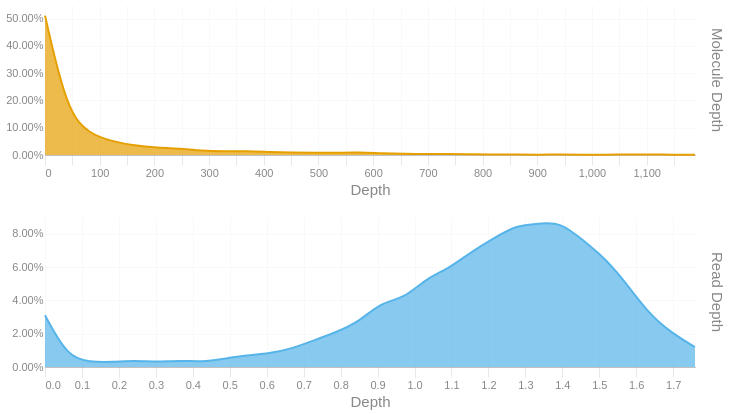

Source (notebook cell):
### Code cell
readdep = depth_hist(tb['Read Depth'], q99, 3)
readdep = readdep.with_columns(pl.lit('Read Depth').alias('Metric'))
if not SKIPLR:
    moldep = depth_hist(tb['Molecule Depth'], mol_q99, 1)
    moldep = moldep.with_columns(pl.lit('Molecule Depth').alias('Metric'))
    _hist = pl.concat([readdep, moldep])
    _hist = _hist.filter(pl.col('Proportion') != 0)
    with SafeRender(_hist):
        (
            alt.Chart(_hist)        
            .mark_area(interpolate = "basis")
            .encode(
                x=alt.X('Bin:Q').scale(domainMin=0).axis(alt.Axis(title='Depth')),
                y = alt.Y('Proportion:Q', title = None).axis(format = '.2%'),
                color = alt.Color('Metric:N').legend(None),
                row = alt.Row("Metric:N").header(title = None, labelOrient = 'right'),
                tooltip = [
                    alt.Tooltip("Metric:N", title = "Metric"),
                    alt.Tooltip('Interval:N', title = "Depth Interval"),
                    alt.Tooltip('Proportion:Q', title = "% Alignments").format('.2%')
                ]
            )
            .resolve_scale(x='independent', y='independent')
            .properties(
                height = 150, width = 650,
                usermeta={'embedOptions': {'downloadFileName': f'{samplename}.depth.hist'}}
            )
        ).display()
else:
    readdep = readdep.filter(pl.col('Proportion') != 0)
    with SafeRender(readdep):
        (
            alt.Chart(readdep)        
            .mark_area(interpolate = "basis")
            .encode(
                x=alt.X('Bin:Q').scale(domainMin=0).axis(alt.Axis(title='Depth')),
                y = alt.Y('Proportion:Q', title = None).axis(format = '.2%'),
                tooltip = [
                    alt.Tooltip('Interval:N', title = "Depth Interval"),
                    alt.Tooltip('Proportion:Q', title = "% Alignments").format('.2%')
                ]
            )
            .properties(
                usermeta={'embedOptions': {'downloadFileName': f'{samplename}.depth.hist'}}
            )
        ).display()

### Figure 1 — Vega-Lite specification as saved in the notebook (floating-point values rounded to 4 significant figures)
{"width": 650, "height": 150, "config": {"title": {"anchor": "start", "dy": -15, "fontSize": 18, "color": "#888888", "subtitleColor": "#888888", "subtitleFontSize": 14}, "arc": {"fill": "#0072B2"}, "axis": {"domainColor": "#888888", "domainWidth": 0.5, "gridWidth": 0.2, "grid": false, "titleFontWeight": 400, "titleFontSize": 15, "labelFontSize": 11, "labelColor": "#888888", "tickColor": "#888888", "tickWidth": 0.2, "titleColor": "#888888"}, "axisBand": {"grid": false}, "axisX": {"grid": true, "tickSize": 10, "domainCap": "round"}, "axisY": {"domain": false, "grid": true, "tickSize": 0, "domainCap": "round"}, "background": "transparent", "header": {"labelFontSize": 15, "labelColor": "#888888", "titleFontSize": 15, "titleFontWeight": 600, "titleColor": "#888888"}, "legend": {"labelFont": "sans-serif", "labelFontSize": 12, "labelColor": "#888888", "symbolSize": 100, "symbolType": "circle", "titleFontSize": 12, "titlePadding": 10, "titleColor": "#888888", "title": null}, "range": {"category": ["#E69F00", "#56B4E9", "#009E73", "#F0E442", "#0072B2", "#D55E00", "#CC79A7", "#000000"], "diverging": ["#cfe8f3", "#a2d4ec", "#73bfe2", "#46abdb", "#1696d2", "#12719e"]}, "area": {"fill": "#0072B2", "fillOpacity": 0.7, "line": true, "strokeOpacity": 0.7}, "line": {"color": "#0072B2", "stroke": "#0072B2", "strokeWidth": 2}, "trail": {"color": "#0072B2", "stroke": "#0072B2", "strokeWidth": 0, "size": 1}, "point": {"filled": true, "fillOpacity": 1.0, "size": 95}, "text": {"color": "#888888", "fontSize": 11, "align": "right", "fontWeight": 400, "size": 11}, "bar": {"fill": "#0072B2", "stroke": null}, "view": {"stroke": null, "continuousWidth": 660, "continuousHeight": 400}}, "data": {"name": "data-3a387bbc5c989201500f547d56bb1164"}, "mark": {"type": "area", "interpolate": "basis"}, "encoding": {"color": {"field": "Metric", "legend": null, "type": "nominal"}, "row": {"field": "Metric", "header": {"title": null, "labelOrient": "right"}, "type": "nominal"}, "tooltip": [{"field": "Metric", "title": "Metric", "type": "nominal"}, {"field": "Interval", "title": "Depth Interval", "type": "nominal"}, {"field": "Proportion", "format": ".2%", "title": "% Alignments", "type": "quantitative"}], "x": {"axis": {"title": "Depth"}, "field": "Bin", "scale": {"domainMin": 0}, "type": "quantitative"}, "y": {"axis": {"format": ".2%"}, "field": "Proportion", "title": null, "type": "quantitative"}}, "resolve": {"scale": {"x": "independent", "y": "independent"}}, "usermeta": {"embedOptions": {"downloadFileName": "S6_Kennetcook_3561.depth.hist"}}, "$schema": "https://vega.github.io/schema/vega-lite/v6.1.0.json", "datasets": {"data-3a387bbc5c989201500f547d56bb1164": [{"Bin": 0.0, "Interval": "0.0-0.061", "Proportion": 0.031, "Metric": "Read Depth"}, {"Bin": 0.061, "Interval": "0.061-0.121", "Proportion": 0.006, "Metric": "Read Depth"}, {"Bin": 0.121, "Interval": "0.121-0.182", "Proportion": 0.003, "Metric": "Read Depth"}, {"Bin": 0.182, "Interval": "0.182-0.243", "Proportion": 0.003, "Metric": "Read Depth"}, {"Bin": 0.243, "Interval": "0.243-0.303", "Proportion": 0.004, "Metric": "Read Depth"}, {"Bin": 0.303, "Interval": "0.303-0.364", "Proportion": 0.003, "Metric": "Read Depth"}, {"Bin": 0.364, "Interval": "0.364-0.425", "Proportion": 0.004, "Metric": "Read Depth"}, {"Bin": 0.425, "Interval": "0.425-0.485", "Proportion": 0.003, "Metric": "Read Depth"}, {"Bin": 0.485, "Interval": "0.485-0.546", "Proportion": 0.005, "Metric": "Read Depth"}, {"Bin": 0.546, "Interval": "0.546-0.607", "Proportion": 0.007, "Metric": "Read Depth"}, {"Bin": 0.607, "Interval": "0.607-0.667", "Proportion": 0.008, "Metric": "Read Depth"}, {"Bin": 0.667, "Interval": "0.667-0.728", "Proportion": 0.011, "Metric": "Read Depth"}, {"Bin": 0.728, "Interval": "0.728-0.789", "Proportion": 0.016, "Metric": "Read Depth"}, {"Bin": 0.789, "Interval": "0.789-0.849", "Proportion": 0.021, "Metric": "Read Depth"}, {"Bin": 0.849, "Interval": "0.849-0.91", "Proportion": 0.027, "Metric": "Read Depth"}, {"Bin": 0.91, "Interval": "0.91-0.971", "Proportion": 0.039, "Metric": "Read Depth"}, {"Bin": 0.971, "Interval": "0.971-1.031", "Proportion": 0.041, "Metric": "Read Depth"}, {"Bin": 1.031, "Interval": "1.031-1.092", "Proportion": 0.053, "Metric": "Read Depth"}, {"Bin": 1.092, "Interval": "1.092-1.153", "Proportion": 0.059, "Metric": "Read Depth"}, {"Bin": 1.153, "Interval": "1.153-1.213", "Proportion": 0.069, "Metric": "Read Depth"}, {"Bin": 1.213, "Interval": "1.213-1.274", "Proportion": 0.077, "Metric": "Read Depth"}, {"Bin": 1.274, "Interval": "1.274-1.335", "Proportion": 0.085, "Metric": "Read Depth"}, {"Bin": 1.335, "Interval": "1.335-1.395", "Proportion": 0.086, "Metric": "Read Depth"}, {"Bin": 1.395, "Interval": "1.395-1.456", "Proportion": 0.087, "Metric": "Read Depth"}, {"Bin": 1.456, "Interval": "1.456-1.517", "Proportion": 0.076, "Metric": "Read Depth"}, {"Bin": 1.517, "Interval": "1.517-1.577", "Proportion": 0.065, "Metric": "Read Depth"}, {"Bin": 1.577, "Interval": "1.577-1.638", "Proportion": 0.049, "Metric": "Read Depth"}, {"Bin": 1.638, "Interval": "1.638-1.699", "Proportion": 0.031, "Metric": "Read Depth"}, {"Bin": 1.699, "Interval": "1.699-1.759", "Proportion": 0.02, "Metric": "Read Depth"}, {"Bin": 1.759, "Interval": "1.759-1.82", "Proportion": 0.012, "Metric": "Read Depth"}, {"Bin": 0.0, "Interval": "0.0-41.0", "Proportion": 0.511, "Metric": "Molecule Depth"}, {"Bin": 41.0, "Interval": "41.0-82.0", "Proportion": 0.154, "Metric": "Molecule Depth"}, {"Bin": 82.0, "Interval": "82.0-122.9", "Proportion": 0.077, "Metric": "Molecule Depth"}, {"Bin": 122.9, "Interval": "122.9-163.9", "Proportion": 0.05, "Metric": "Molecule Depth"}, {"Bin": 163.9, "Interval": "163.9-204.9", "Proportion": 0.034, "Metric": "Molecule Depth"}, {"Bin": 204.9, "Interval": "204.9-245.9", "Proportion": 0.027, "Metric": "Molecule Depth"}, {"Bin": 245.9, "Interval": "245.9-286.9", "Proportion": 0.024, "Metric": "Molecule Depth"}, {"Bin": 286.9, "Interval": "286.9-327.8", "Proportion": 0.015, "Metric": "Molecule Depth"}, {"Bin": 327.8, "Interval": "327.8-368.8", "Proportion": 0.014, "Metric": "Molecule Depth"}, {"Bin": 368.8, "Interval": "368.8-409.8", "Proportion": 0.014, "Metric": "Molecule Depth"}, {"Bin": 409.8, "Interval": "409.8-450.8", "Proportion": 0.011, "Metric": "Molecule Depth"}, {"Bin": 450.8, "Interval": "450.8-491.8", "Proportion": 0.009, "Metric": "Molecule Depth"}, {"Bin": 491.8, "Interval": "491.8-532.7", "Proportion": 0.008, "Metric": "Molecule Depth"}, {"Bin": 532.7, "Interval": "532.7-573.7", "Proportion": 0.008, "Metric": "Molecule Depth"}, {"Bin": 573.7, "Interval": "573.7-614.7", "Proportion": 0.01, "Metric": "Molecule Depth"}, {"Bin": 614.7, "Interval": "614.7-655.7", "Proportion": 0.006, "Metric": "Molecule Depth"}, {"Bin": 655.7, "Interval": "655.7-696.7", "Proportion": 0.004, "Metric": "Molecule Depth"}, {"Bin": 696.7, "Interval": "696.7-737.6", "Proportion": 0.003, "Metric": "Molecule Depth"}, {"Bin": 737.6, "Interval": "737.6-778.6", "Proportion": 0.004, "Metric": "Molecule Depth"}, {"Bin": 778.6, "Interval": "778.6-819.6", "Proportion": 0.002, "Metric": "Molecule Depth"}, {"Bin": 819.6, "Interval": "819.6-860.6", "Proportion": 0.002, "Metric": "Molecule Depth"}, {"Bin": 860.6, "Interval": "860.6-901.6", "Proportion": 0.002, "Metric": "Molecule Depth"}, {"Bin": 901.6, "Interval": "901.6-942.5", "Proportion": 0.001, "Metric": "Molecule Depth"}, {"Bin": 942.5, "Interval": "942.5-983.5", "Proportion": 0.002, "Metric": "Molecule Depth"}, {"Bin": 983.5, "Interval": "983.5-1024.5", "Proportion": 0.001, "Metric": "Molecule Depth"}, {"Bin": 1024.0, "Interval": "1024.5-1065.5", "Proportion": 0.001, "Metric": "Molecule Depth"}, {"Bin": 1066.0, "Interval": "1065.5-1106.5", "Proportion": 0.002, "Metric": "Molecule Depth"}, {"Bin": 1106.0, "Interval": "1106.5-1147.4", "Proportion": 0.002, "Metric": "Molecule Depth"}, {"Bin": 1147.0, "Interval": "1147.4-1188.4", "Proportion": 0.001, "Metric": "Molecule Depth"}, {"Bin": 1188.0, "Interval": "1188.4-1229.41", "Proportion": 0.001, "Metric": "Molecule Depth"}]}}
